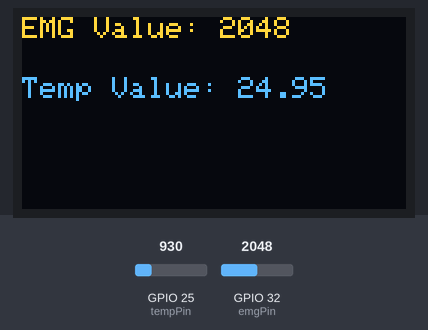
A sketch run on a simulated ESP32. Shown: 128×64 one-colour display. The test bench sets the inputs (shaded band); at power-on: GPIO 32 (emgPin) = 2048, GPIO 25 (tempPin) = 930. The OLED is the two-colour kind (top 16 rows yellow); WiFi joins after 1.5 s; servers stay silent unless stated; the display library's start-up logo is not drawn; web services answer with replies made up by the test bench; what the sketch prints to the serial monitor is not drawn.

Above: at 4.7 s.
4.8 s: GPIO 32 (emgPin) set to 2866
At 6.1 s:
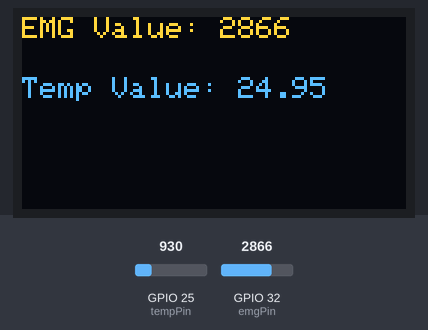
6.5 s: GPIO 25 (tempPin) set to 1004
At 8.6 s:
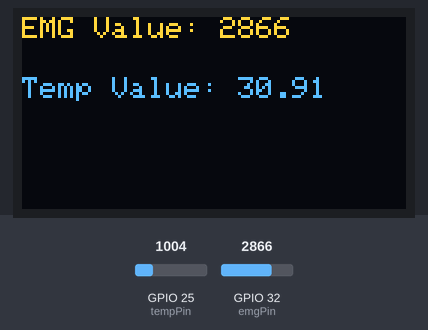
8.9 s: GPIO 32 (emgPin) set to 3603
At 11.1 s:
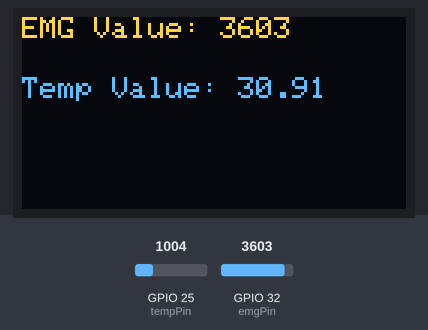
11.4 s: GPIO 25 (tempPin) set to 1069
At 13.5 s:
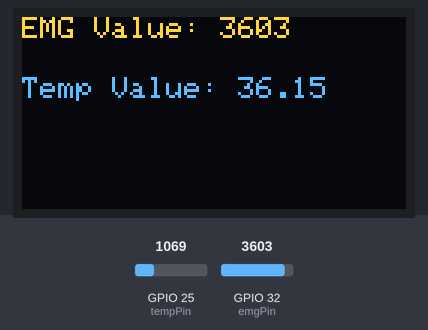
13.8 s: GPIO 32 (emgPin) set to 4095
At 15.1 s:
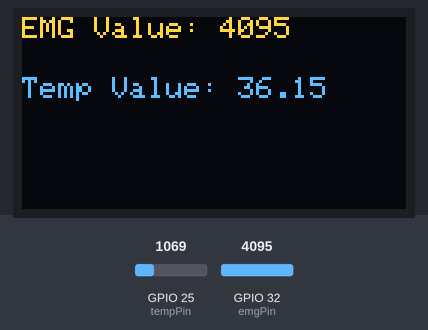
16.3 s: GPIO 25 (tempPin) set to 1162
At 17.7 s:
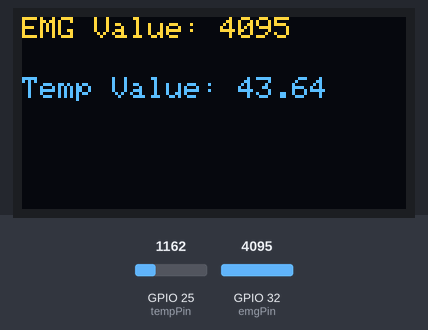
Timing chart, 0 to 19.3 s (numbered marks = the images above; inputs shaded):
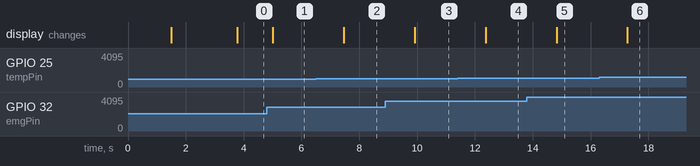

Measured:
- after the input at 4.8 s, the display: changes after 0.21 s (image 1)
- after the input at 6.5 s, the display: changes after 0.96 s (image 2)
- after the input at 8.9 s, the display: changes after 1.0 s (image 3)
- after the input at 11.4 s, the display: changes after 0.97 s (image 4)
- after the input at 13.8 s, the display: changes after 1.0 s (image 5)
- after the input at 16.3 s, the display: changes after 0.97 s (image 6)

The sketch:

arduino_code.ino
```cpp
#include <Adafruit_SSD1306.h>
#include <Wire.h>
#include <WiFi.h>
#include <HTTPClient.h>

#define SCREEN_WIDTH 128
#define SCREEN_HEIGHT 64
#define OLED_RESET -1

const char* ssid = "SSN";
const char* password = "#####";
const char* serverName = "http://api.thingspeak.com/update";
String apiKey = "DDTR3XMOYVONB5JY";

Adafruit_SSD1306 display(SCREEN_WIDTH, SCREEN_HEIGHT, &Wire, OLED_RESET);

int emgPin = 32; // EMG sensor connected to pin 32
int tempPin = 25;

void setup() {
  Serial.begin(115200);
  WiFi.begin(ssid, password);

  while (WiFi.status() != WL_CONNECTED) {
    delay(500);
    Serial.print(".");
  }

  Serial.println("");
  Serial.print("Connected to WiFi network with IP Address: ");
  Serial.println(WiFi.localIP());

  if (!display.begin(SSD1306_SWITCHCAPVCC, 0x3C)) { // Use the correct I2C address for your OLED display
    Serial.println(F("SSD1306 allocation failed"));
    for(;;);
  }
  display.display();
  delay(2000);
  display.clearDisplay();
}

// Function to convert analog reading to degrees Celsius
float convertToCelsius(int analogValue) {
  // Convert analog reading to voltage
  float voltage = (analogValue / 4095.0) * 3.3;
  // Convert voltage to degrees Celsius
  float temperatureCelsius = (voltage - 0.5) * 100.0;

  return temperatureCelsius;
}

void loop() {
  if (WiFi.status() == WL_CONNECTED) {
    WiFiClient client;
    HTTPClient http;

    int emg = readEMGValue();

    http.begin(client, serverName);
    http.addHeader("Content-Type", "application/x-www-form-urlencoded");

    String httpRequestData = "api_key=" + apiKey + "&field1=" + String(emg);
    int httpResponseCode = http.POST(httpRequestData);
    Serial.print("HTTP Response code: ");
    Serial.println(httpResponseCode);
    http.end();
  } else {
    Serial.println("WiFi Disconnected");
  }

  int tempAnalogValue = analogRead(tempPin);
  float temperatureCelsius = convertToCelsius(tempAnalogValue);

  int emgg = analogRead(emgPin);

  display.clearDisplay();
  display.setTextSize(1);
  display.setTextColor(SSD1306_WHITE);
  display.setCursor(0, 0);  // Position for EMG value
  display.print("EMG Value: ");
  display.print(emgg);

  display.setCursor(0, 20); // Position for Temperature value
  display.print("Temp Value: ");
  display.print(temperatureCelsius); // Display temperature in degrees Celsius
  display.display();

  delay(1000);
}

int readEMGValue() {
  int emgValue = analogRead(emgPin);
  Serial.println("EMG Value: " + String(emgValue));
  return emgValue;
}
```
